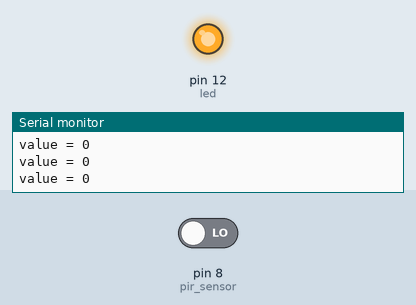
Bench run of a sketch on a simulated Arduino Uno, built with avr-gcc and run on an emulated ATmega328P. On the bench: output pins drawn as LEDs (lit = HIGH), the last lines printed to the serial monitor. The inputs (shaded band) are chosen by the test bench; at power-on: pin 8 (pir_sensor) LOW.

Above: at 1.2 s.
1.3 s: pin 8 (pir_sensor) driven HIGH
At 2.5 s:
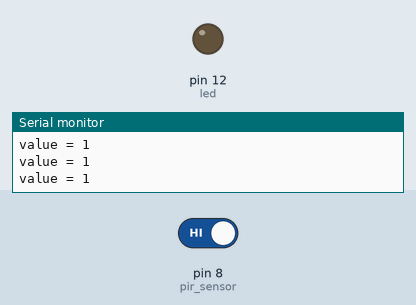
2.8 s: pin 8 (pir_sensor) driven LOW
At 3.7 s:
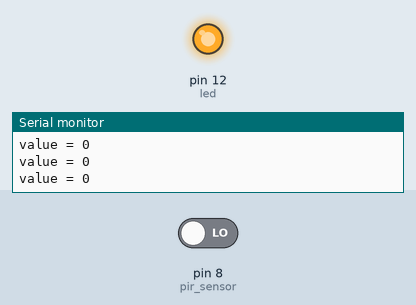
Timing chart, 0 to 5.8 s (numbered marks = the images above; inputs shaded):
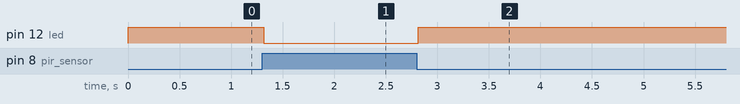

The sketch:

pir.ino
```cpp
int pir_sensor = 8;
int led = 12;
void setup()
{
  Serial.begin(9600);
  pinMode(pir_sensor, INPUT);
  pinMode(led, OUTPUT);
}
void loop()
{
  int value = digitalRead(pir_sensor);
  Serial.print("value = ");
  Serial.println(value);
  if (value == HIGH)
  {
    digitalWrite(led, LOW);
  }
  else
  {
   digitalWrite(led,HIGH);
  }
}
```

Measured:
- after the input at 1.3 s, pin 12 (led): HIGH → LOW at once
- after the input at 2.8 s, pin 12 (led): LOW → HIGH at once
